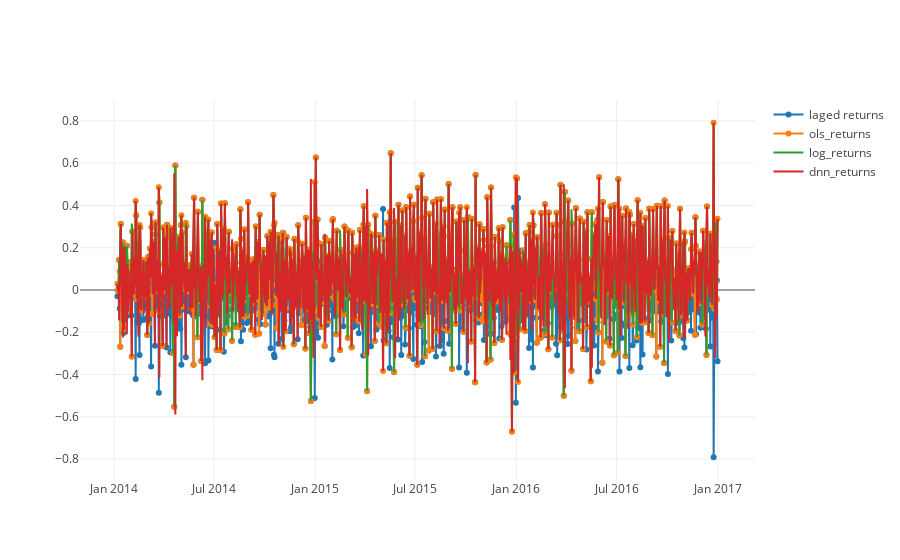

Notebook code cell kept with this figure:
### Code cell
trace0 = go.Scatter(
    x = per_day_tf_df.BOOKING_DATE,
    y = per_day_tf_df.returns,
    mode = 'lines+markers',
    name = 'laged returns'
)
trace1 = go.Scatter(
    x = per_day_tf_df.BOOKING_DATE,
    y = per_day_tf_df.ols_returns,
    mode = 'lines+markers',
    name = 'ols_returns'
)
trace2 = go.Scatter(
    x = per_day_tf_df.BOOKING_DATE,
    y = per_day_tf_df.log_returns,
    mode = 'lines',
    name = 'log_returns'
)
trace3 = go.Scatter(
    x = per_day_tf_df.BOOKING_DATE,
    y = per_day_tf_df.dnn_returns,
    mode = 'lines',
    name = 'dnn_returns'
)
fig = go.Figure(data=[trace0, trace1, trace2, trace3])
py.iplot(fig, filename="TensorFlow observations")

### Figure 1 — Plotly figure (JSON) as saved in the notebook; plotly's stock layout.template omitted (floating-point values rounded to 4 significant figures; data arrays with more than 128 entries replaced by an {"elided": "..."} marker saying what was removed)
{"data": [{"mode": "lines+markers", "name": "laged returns", "type": "scatter", "x": {"elided": "1090 str values"}, "y": {"elided": "1090 float values"}}, {"mode": "lines+markers", "name": "ols_returns", "type": "scatter", "x": {"elided": "1090 str values"}, "y": {"elided": "1090 float values"}}, {"mode": "lines", "name": "log_returns", "type": "scatter", "x": {"elided": "1090 str values"}, "y": {"elided": "1090 float values"}}, {"mode": "lines", "name": "dnn_returns", "type": "scatter", "x": {"elided": "1090 str values"}, "y": {"elided": "1090 float values"}}], "layout": {}}
